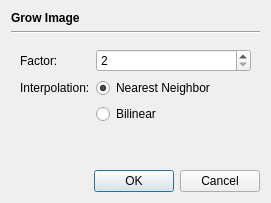
<?xml version="1.0" encoding="UTF-8"?>
<ui version="4.0">
 <class>OpGrowDialog</class>
 <widget class="QDialog" name="OpGrowDialog">
  <property name="geometry">
   <rect>
    <x>0</x>
    <y>0</y>
    <width>271</width>
    <height>203</height>
   </rect>
  </property>
  <property name="windowTitle">
   <string>Dialog</string>
  </property>
  <layout class="QVBoxLayout" name="verticalLayout">
   <item>
    <widget class="QLabel" name="label">
     <property name="font">
      <font>
       <weight>75</weight>
       <bold>true</bold>
      </font>
     </property>
     <property name="text">
      <string>Grow Image</string>
     </property>
    </widget>
   </item>
   <item>
    <widget class="Line" name="line">
     <property name="orientation">
      <enum>Qt::Horizontal</enum>
     </property>
    </widget>
   </item>
   <item>
    <widget class="QWidget" name="widget" native="true">
     <layout class="QFormLayout" name="formLayout">
      <item row="0" column="0">
       <widget class="QLabel" name="label_2">
        <property name="text">
         <string>Factor:</string>
        </property>
       </widget>
      </item>
      <item row="0" column="1">
       <widget class="QSpinBox" name="factorBox">
        <property name="minimum">
         <number>2</number>
        </property>
        <property name="maximum">
         <number>10</number>
        </property>
       </widget>
      </item>
      <item row="1" column="0">
       <widget class="QLabel" name="label_3">
        <property name="text">
         <string>Interpolation:</string>
        </property>
       </widget>
      </item>
      <item row="1" column="1">
       <widget class="QRadioButton" name="nearestNeighborButton">
        <property name="text">
         <string>Nearest Neighbor</string>
        </property>
        <property name="checked">
         <bool>true</bool>
        </property>
        <attribute name="buttonGroup">
         <string notr="true">buttonGroup</string>
        </attribute>
       </widget>
      </item>
      <item row="2" column="1">
       <widget class="QRadioButton" name="bilinearButton">
        <property name="text">
         <string>Bilinear</string>
        </property>
        <attribute name="buttonGroup">
         <string notr="true">buttonGroup</string>
        </attribute>
       </widget>
      </item>
     </layout>
    </widget>
   </item>
   <item>
    <spacer name="verticalSpacer">
     <property name="orientation">
      <enum>Qt::Vertical</enum>
     </property>
     <property name="sizeHint" stdset="0">
      <size>
       <width>20</width>
       <height>40</height>
      </size>
     </property>
    </spacer>
   </item>
   <item>
    <widget class="QDialogButtonBox" name="buttonBox">
     <property name="orientation">
      <enum>Qt::Horizontal</enum>
     </property>
     <property name="standardButtons">
      <set>QDialogButtonBox::Cancel|QDialogButtonBox::Ok</set>
     </property>
    </widget>
   </item>
  </layout>
 </widget>
 <resources/>
 <connections>
  <connection>
   <sender>buttonBox</sender>
   <signal>accepted()</signal>
   <receiver>OpGrowDialog</receiver>
   <slot>accept()</slot>
   <hints>
    <hint type="sourcelabel">
     <x>248</x>
     <y>254</y>
    </hint>
    <hint type="destinationlabel">
     <x>157</x>
     <y>274</y>
    </hint>
   </hints>
  </connection>
  <connection>
   <sender>buttonBox</sender>
   <signal>rejected()</signal>
   <receiver>OpGrowDialog</receiver>
   <slot>reject()</slot>
   <hints>
    <hint type="sourcelabel">
     <x>316</x>
     <y>260</y>
    </hint>
    <hint type="destinationlabel">
     <x>286</x>
     <y>274</y>
    </hint>
   </hints>
  </connection>
 </connections>
 <buttongroups>
  <buttongroup name="buttonGroup"/>
 </buttongroups>
</ui>
